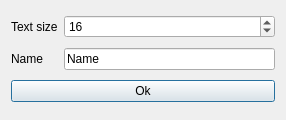
<?xml version="1.0" encoding="UTF-8"?>
<ui version="4.0">
 <class>PlaneName</class>
 <widget class="QDialog" name="PlaneName">
  <property name="geometry">
   <rect>
    <x>0</x>
    <y>0</y>
    <width>286</width>
    <height>120</height>
   </rect>
  </property>
  <property name="minimumSize">
   <size>
    <width>286</width>
    <height>0</height>
   </size>
  </property>
  <property name="windowTitle">
   <string>Plane Name</string>
  </property>
  <layout class="QGridLayout" name="gridLayout">
   <item row="2" column="1">
    <widget class="QLineEdit" name="NameLine">
     <property name="text">
      <string>Name</string>
     </property>
    </widget>
   </item>
   <item row="0" column="1">
    <widget class="QSpinBox" name="TextSizeLine">
     <property name="minimum">
      <number>1</number>
     </property>
     <property name="value">
      <number>16</number>
     </property>
    </widget>
   </item>
   <item row="0" column="0">
    <widget class="QLabel" name="label">
     <property name="text">
      <string>Text size</string>
     </property>
    </widget>
   </item>
   <item row="2" column="0">
    <widget class="QLabel" name="label_2">
     <property name="text">
      <string>Name</string>
     </property>
    </widget>
   </item>
   <item row="3" column="0" colspan="2">
    <widget class="QPushButton" name="OkButton">
     <property name="text">
      <string>Ok</string>
     </property>
     <property name="default">
      <bool>true</bool>
     </property>
    </widget>
   </item>
  </layout>
 </widget>
 <resources/>
 <connections/>
</ui>
